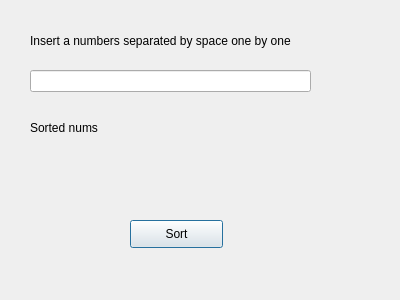
<?xml version="1.0" encoding="UTF-8"?>
<ui version="4.0">
 <class>Dialog</class>
 <widget class="QDialog" name="Dialog">
  <property name="geometry">
   <rect>
    <x>0</x>
    <y>0</y>
    <width>400</width>
    <height>300</height>
   </rect>
  </property>
  <property name="windowTitle">
   <string>Dialog</string>
  </property>
  <widget class="QLabel" name="label">
   <property name="geometry">
    <rect>
     <x>30</x>
     <y>20</y>
     <width>321</width>
     <height>41</height>
    </rect>
   </property>
   <property name="text">
    <string>Insert a numbers separated by space one by one</string>
   </property>
  </widget>
  <widget class="QLabel" name="label_2">
   <property name="geometry">
    <rect>
     <x>30</x>
     <y>120</y>
     <width>91</width>
     <height>16</height>
    </rect>
   </property>
   <property name="text">
    <string>Sorted nums</string>
   </property>
  </widget>
  <widget class="QLabel" name="label_3">
   <property name="geometry">
    <rect>
     <x>30</x>
     <y>150</y>
     <width>331</width>
     <height>31</height>
    </rect>
   </property>
   <property name="text">
    <string/>
   </property>
  </widget>
  <widget class="QPushButton" name="pushButton">
   <property name="geometry">
    <rect>
     <x>130</x>
     <y>220</y>
     <width>93</width>
     <height>28</height>
    </rect>
   </property>
   <property name="text">
    <string>Sort</string>
   </property>
  </widget>
  <widget class="QLineEdit" name="lineEdit">
   <property name="geometry">
    <rect>
     <x>30</x>
     <y>70</y>
     <width>281</width>
     <height>22</height>
    </rect>
   </property>
  </widget>
 </widget>
 <resources/>
 <connections/>
</ui>
